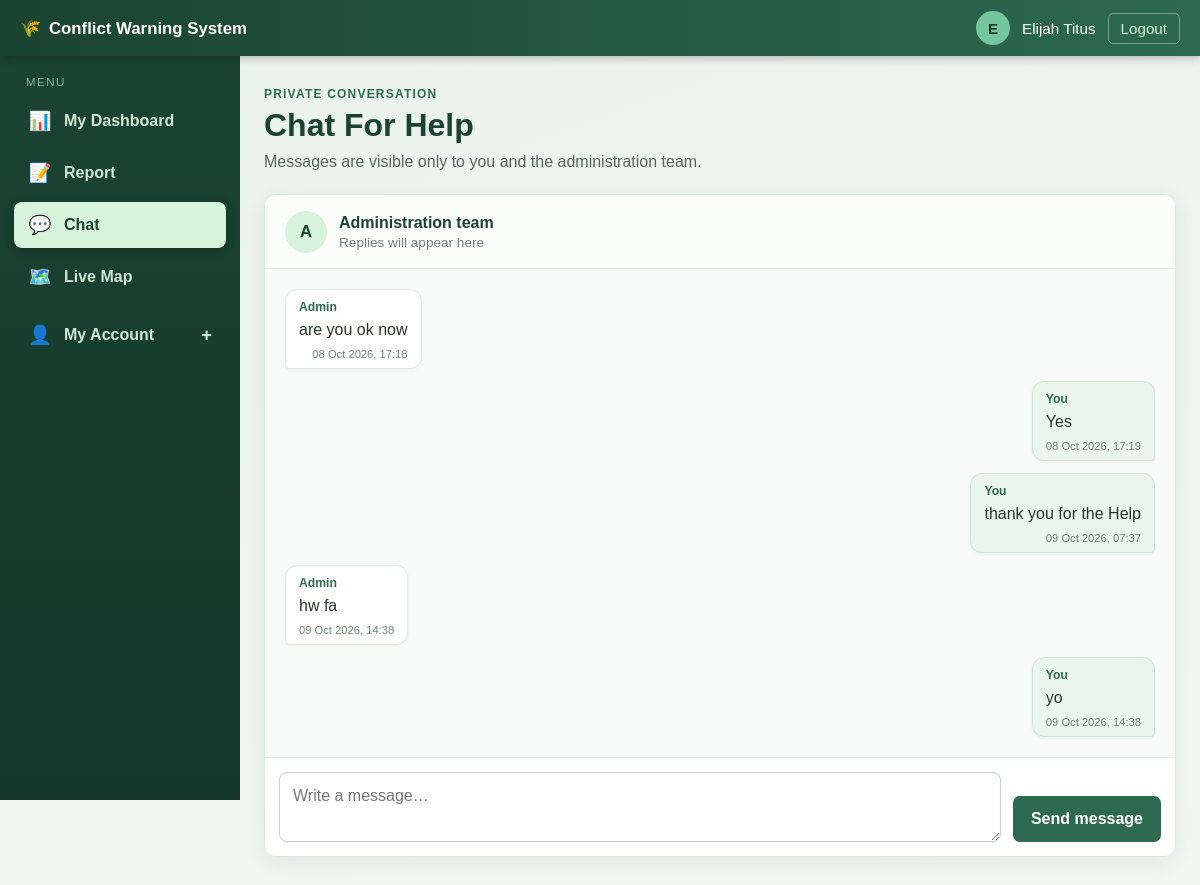
The page /user/chat.php (signed in) on the database its author committed.
### tables this page shows
CREATE TABLE `chat_messages` (
  `id` bigint(20) UNSIGNED NOT NULL,
  `user_id` int(11) NOT NULL,
  `sender_type` enum('user','admin') NOT NULL,
  `message_text` varchar(2000) NOT NULL,
  `created_at` datetime NOT NULL DEFAULT current_timestamp()
);

### user/chat.php (the view, shortened to what this page needs)
<?php
require dirname(__DIR__) . '/includes/db.php';
$userId = (int)$_SESSION['user_id'];
$messageInput = '';
$messagesStmt = $pdo->prepare(
    'SELECT id, sender_type, message_text, created_at
     FROM chat_messages
     WHERE user_id = ?
     ORDER BY id ASC'
);
$messagesStmt->execute([$userId]);
$messages = $messagesStmt->fetchAll();
require dirname(__DIR__) . '/includes/user_header.php';
?>
<section class="chat-page">
    <header class="chat-heading">
        <div>
            <span class="chat-eyebrow">Private conversation</span>
            <h1>Chat For Help</h1>
            <p>Messages are visible only to you and the administration team.</p>
        </div>
    </header>
    <section class="chat-panel">
        <div class="chat-thread"
             id="chat-thread"
             data-poll-url="../includes/chat_poll.php"
             data-user-id="<?= $userId ?>"
             data-viewer-role="user">
            <div class="chat-thread-heading">
                <span class="chat-thread-avatar">A</span>
                <div>
                    <strong>Administration team</strong>
                    <span>Replies will appear here</span>
                </div>
            </div>
            <div class="chat-messages" id="chat-messages" aria-live="polite" aria-label="Conversation messages">
                <?php foreach ($messages as $chatMessage): ?>
                    <?php $isOwnMessage = $chatMessage['sender_type'] === 'user'; ?>
                    <article class="chat-message <?= $isOwnMessage ? 'chat-message-own' : 'chat-message-other' ?>"
                             data-message-id="<?= (int)$chatMessage['id'] ?>">
                        <span class="chat-message-author"><?= $isOwnMessage ? 'You' : 'Admin' ?></span>
                        <p><?= htmlspecialchars($chatMessage['message_text'], ENT_QUOTES, 'UTF-8') ?></p>
                        <time><?= htmlspecialchars(date('d M Y, H:i', strtotime($chatMessage['created_at'])), ENT_QUOTES, 'UTF-8') ?></time>
                    </article>
                <?php endforeach; ?>
            </div>
            <form class="chat-compose" method="POST" action="chat.php">
                <textarea id="chat-message" name="message" rows="2" maxlength="2000"
                          placeholder="Write a message…" required><?= htmlspecialchars($messageInput, ENT_QUOTES, 'UTF-8') ?></textarea>
                <button type="submit">Send message</button>
            </form>
        </div>
    </section>
</section>
<?php require dirname(__DIR__) . '/includes/user_footer.php'; ?>

### css/base.css (style rules this page uses)
* { box-sizing: border-box; }
body { margin: 0; font-family: Arial, Helvetica, sans-serif; background: #f4f6f8; color: #222; }

### css/sidebar.css (style rules this page uses)
.user-body { background: linear-gradient(160deg, #eaf2ed 0%, #f3f7f4 100%); background-attachment: fixed; }

### css/chat.css (style rules this page uses)
.chat-page, .admin-chat-page { width: 100%; max-width: 1120px; margin: 4px auto 24px; }
.chat-heading { display: flex; align-items: center; justify-content: space-between; gap: 16px; margin-bottom: 20px; }
.chat-eyebrow { display: inline-block; margin-bottom: 6px; color: #2d6a4f; font-size: 0.75rem; font-weight: 700; letter-spacing: 0.1em; text-transform: uppercase; }
.chat-heading h1 { margin: 0 0 6px; color: #1b4332; font-size: clamp(1.5rem, 4vw, 2rem); }
.chat-heading p { margin: 0; color: #58675e; line-height: 1.5; }
.chat-panel, .chat-inbox { min-width: 0; overflow: hidden; border: 1px solid #dce8df; border-radius: 12px; background: #fff; box-shadow: 0 6px 20px rgba(27, 67, 50, 0.08); }
.chat-thread { display: flex; min-height: 560px; flex-direction: column; }
.chat-thread-heading { display: flex; align-items: center; gap: 12px; min-height: 74px; padding: 14px 20px; border-bottom: 1px solid #e8eee9; background: #fbfdfb; }
.chat-thread-heading strong, .chat-thread-heading div > span { display: block; }
.chat-thread-heading strong { color: #1b4332; }
.chat-thread-heading div > span { margin-top: 3px; color: #718078; font-size: 0.85rem; }
.chat-thread-avatar { display: inline-flex; width: 42px; height: 42px; flex: 0 0 42px; align-items: center; justify-content: center; border-radius: 50%; background: #d8f3dc; color: #1b4332; font-size: 1.05rem; font-weight: 700; }
.chat-messages { display: flex; flex: 1; min-height: 300px; max-height: min(62vh, 680px); flex-direction: column; gap: 12px; overflow-y: auto; padding: 20px; background: #f7faf8; }
.chat-message { width: fit-content; max-width: min(78%, 620px); padding: 10px 13px 8px; border: 1px solid #e0e9e2; border-radius: 12px 12px 12px 4px; background: #fff; box-shadow: 0 1px 3px rgba(20, 40, 28, 0.05); }
.chat-message-own { align-self: flex-end; border-color: #cce7d5; border-radius: 12px 12px 4px 12px; background: #eaf6ed; }
.chat-message-author { display: block; margin-bottom: 4px; color: #2d6a4f; font-size: 0.76rem; font-weight: 700; }
.chat-message p { margin: 0; color: #26332b; line-height: 1.5; overflow-wrap: anywhere; white-space: pre-wrap; }
.chat-message time { display: block; margin-top: 6px; color: #718078; font-size: 0.7rem; text-align: right; }
.chat-compose { display: flex; align-items: flex-end; gap: 12px; padding: 14px; border-top: 1px solid #e8eee9; background: #fff; }
.chat-compose textarea { min-width: 0; min-height: 46px; max-height: 160px; flex: 1; resize: vertical; padding: 11px 13px; border: 1px solid #c5d2c9; border-radius: 8px; color: #202b24; font: inherit; line-height: 1.45; }
.chat-compose button { min-height: 46px; flex: 0 0 auto; padding: 10px 18px; border: 0; border-radius: 7px; background: #2d6a4f; color: #fff; font: inherit; font-weight: 700; cursor: pointer; }

### rows shown on the page
chat_messages: sender_type "Admin", message_text "are you ok now", created_at "08 Oct 2026, 17:18"
chat_messages: sender_type "You", message_text "Yes", created_at "08 Oct 2026, 17:19"
chat_messages: sender_type "You", message_text "thank you for the Help", created_at "09 Oct 2026, 07:37"
chat_messages: sender_type "Admin", message_text "hw fa", created_at "09 Oct 2026, 14:38"
chat_messages: sender_type "You", message_text "yo", created_at "09 Oct 2026, 14:38"

### other values the page prints
mb_strtoupper(mb_substr($_SESSION['name'], 0, 1)) "E"
$_SESSION['name'] "Elijah Titus"
